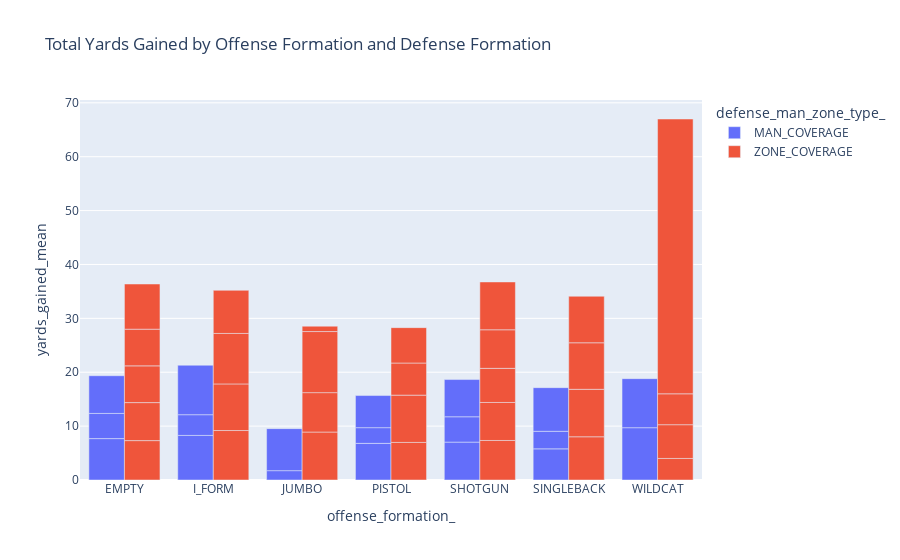

Notebook code for this chart:
### Code cell
fig = px.bar(
    result,
    x='offense_formation_',   # X-axis: offense formation
    y='yards_gained_mean',  # Y-axis: total yards gained
    color='defense_man_zone_type_',  # Optionally color by defense formation
    hover_data=['defense_coverage_type_'],
    title="Total Yards Gained by Offense Formation and Defense Formation",
    barmode="group",
)

# Show the plot
fig.show()

### Figure 1 — Plotly figure (JSON) as saved in the notebook; plotly's stock layout.template omitted (floating-point values rounded to 4 significant figures)
{"data": [{"alignmentgroup": "True", "customdata": [["2_MAN"], ["COVER_0"], ["COVER_1"], ["2_MAN"], ["COVER_0"], ["COVER_1"], ["COVER_0"], ["COVER_1"], ["2_MAN"], ["COVER_0"], ["COVER_1"], ["2_MAN"], ["COVER_0"], ["COVER_1"], ["2_MAN"], ["COVER_0"], ["COVER_1"], ["COVER_0"], ["COVER_1"]], "hovertemplate": "defense_man_zone_type_=MAN_COVERAGE<br>offense_formation_=%{x}<br>yards_gained_mean=%{y}<br>defense_coverage_type_=%{customdata[0]}<extra></extra>", "legendgroup": "MAN_COVERAGE", "marker": {"color": "#636efa", "pattern": {"shape": ""}}, "name": "MAN_COVERAGE", "offsetgroup": "MAN_COVERAGE", "orientation": "v", "showlegend": true, "textposition": "auto", "type": "bar", "x": ["EMPTY", "EMPTY", "EMPTY", "I_FORM", "I_FORM", "I_FORM", "JUMBO", "JUMBO", "PISTOL", "PISTOL", "PISTOL", "SHOTGUN", "SHOTGUN", "SHOTGUN", "SINGLEBACK", "SINGLEBACK", "SINGLEBACK", "WILDCAT", "WILDCAT"], "xaxis": "x", "y": [7.683, 4.671, 6.997, 8.273, 3.848, 9.18, 1.733, 7.8, 6.8, 2.912, 5.962, 7.03, 4.702, 6.909, 5.781, 3.259, 8.098, 9.706, 9.1], "yaxis": "y"}, {"alignmentgroup": "True", "customdata": [["COVER_2"], ["COVER_3"], ["COVER_4"], ["COVER_6"], ["PREVENT"], ["COVER_2"], ["COVER_3"], ["COVER_4"], ["COVER_6"], ["COVER_2"], ["COVER_3"], ["COVER_4"], ["COVER_6"], ["COVER_2"], ["COVER_3"], ["COVER_4"], ["COVER_6"], ["COVER_2"], ["COVER_3"], ["COVER_4"], ["COVER_6"], ["PREVENT"], ["COVER_2"], ["COVER_3"], ["COVER_4"], ["COVER_6"], ["COVER_2"], ["COVER_3"], ["COVER_4"], ["COVER_6"]], "hovertemplate": "defense_man_zone_type_=ZONE_COVERAGE<br>offense_formation_=%{x}<br>yards_gained_mean=%{y}<br>defense_coverage_type_=%{customdata[0]}<extra></extra>", "legendgroup": "ZONE_COVERAGE", "marker": {"color": "#EF553B", "pattern": {"shape": ""}}, "name": "ZONE_COVERAGE", "offsetgroup": "ZONE_COVERAGE", "orientation": "v", "showlegend": true, "textposition": "auto", "type": "bar", "x": ["EMPTY", "EMPTY", "EMPTY", "EMPTY", "EMPTY", "I_FORM", "I_FORM", "I_FORM", "I_FORM", "JUMBO", "JUMBO", "JUMBO", "JUMBO", "PISTOL", "PISTOL", "PISTOL", "PISTOL", "SHOTGUN", "SHOTGUN", "SHOTGUN", "SHOTGUN", "SHOTGUN", "SINGLEBACK", "SINGLEBACK", "SINGLEBACK", "SINGLEBACK", "WILDCAT", "WILDCAT", "WILDCAT", "WILDCAT"], "xaxis": "x", "y": [7.31, 7.056, 6.816, 6.809, 8.383, 9.18, 8.649, 9.368, 8.007, 8.9, 7.314, 11.33, 1, 6.975, 8.777, 5.958, 6.567, 7.335, 7.056, 6.329, 7.161, 8.874, 8.022, 8.811, 8.633, 8.636, 4, 6.263, 5.733, 51], "yaxis": "y"}], "layout": {"autosize": true, "barmode": "group", "legend": {"title": {"text": "defense_man_zone_type_"}, "tracegroupgap": 0}, "title": {"text": "Total Yards Gained by Offense Formation and Defense Formation"}, "xaxis": {"anchor": "y", "autorange": true, "domain": [0, 1], "range": [-0.5, 6.5], "title": {"text": "offense_formation_"}, "type": "category"}, "yaxis": {"anchor": "x", "autorange": true, "domain": [0, 1], "range": [0, 70.52], "title": {"text": "yards_gained_mean"}, "type": "linear"}}}
